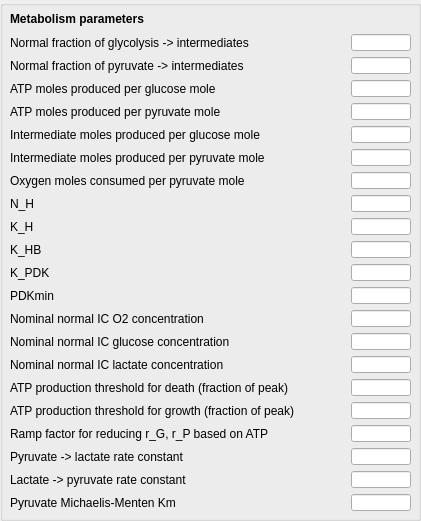
           <widget class="QGroupBox" name="groupBox_metabolism">
            <property name="geometry">
             <rect>
              <x>530</x>
              <y>10</y>
              <width>421</width>
              <height>521</height>
             </rect>
            </property>
            <property name="title">
             <string/>
            </property>
            <widget class="QWidget" name="gridLayoutWidget_8">
             <property name="geometry">
              <rect>
               <x>10</x>
               <y>10</y>
               <width>401</width>
               <height>501</height>
              </rect>
             </property>
             <layout class="QGridLayout" name="gridLayout_4">
              <item row="3" column="1">
               <widget class="QLineEdit" name="line_N_GA_1">
                <property name="maximumSize">
                 <size>
                  <width>60</width>
                  <height>17</height>
                 </size>
                </property>
                <property name="alignment">
                 <set>Qt::AlignRight|Qt::AlignTrailing|Qt::AlignVCenter</set>
                </property>
               </widget>
              </item>
              <item row="3" column="0">
               <widget class="QMyLabel" name="label_N_GA_1">
                <property name="text">
                 <string>ATP moles produced per glucose mole</string>
                </property>
               </widget>
              </item>
              <item row="0" column="0">
               <widget class="QLabel" name="alabel_metab_params">
                <property name="font">
                 <font>
                  <weight>75</weight>
                  <bold>true</bold>
                 </font>
                </property>
                <property name="text">
                 <string>Metabolism parameters</string>
                </property>
               </widget>
              </item>
              <item row="4" column="1">
               <widget class="QLineEdit" name="line_N_PA_1">
                <property name="maximumSize">
                 <size>
                  <width>60</width>
                  <height>17</height>
                 </size>
                </property>
                <property name="alignment">
                 <set>Qt::AlignRight|Qt::AlignTrailing|Qt::AlignVCenter</set>
                </property>
               </widget>
              </item>
              <item row="5" column="1">
               <widget class="QLineEdit" name="line_N_GI_1">
                <property name="maximumSize">
                 <size>
                  <width>60</width>
                  <height>17</height>
                 </size>
                </property>
                <property name="alignment">
                 <set>Qt::AlignRight|Qt::AlignTrailing|Qt::AlignVCenter</set>
                </property>
               </widget>
              </item>
              <item row="6" column="1">
               <widget class="QLineEdit" name="line_N_PI_1">
                <property name="maximumSize">
                 <size>
                  <width>60</width>
                  <height>17</height>
                 </size>
                </property>
                <property name="alignment">
                 <set>Qt::AlignRight|Qt::AlignTrailing|Qt::AlignVCenter</set>
                </property>
               </widget>
              </item>
              <item row="7" column="1">
               <widget class="QLineEdit" name="line_N_PO_1">
                <property name="maximumSize">
                 <size>
                  <width>60</width>
                  <height>17</height>
                 </size>
                </property>
                <property name="alignment">
                 <set>Qt::AlignRight|Qt::AlignTrailing|Qt::AlignVCenter</set>
                </property>
               </widget>
              </item>
              <item row="4" column="0">
               <widget class="QMyLabel" name="label_N_PA_1">
                <property name="text">
                 <string>ATP moles produced per pyruvate mole</string>
                </property>
               </widget>
              </item>
              <item row="5" column="0">
               <widget class="QMyLabel" name="label_N_GI_1">
                <property name="text">
                 <string>Intermediate moles produced per glucose mole</string>
                </property>
               </widget>
              </item>
              <item row="6" column="0">
               <widget class="QMyLabel" name="label_N_PI_1">
                <property name="text">
                 <string>Intermediate moles produced per pyruvate mole</string>
                </property>
               </widget>
              </item>
              <item row="7" column="0">
               <widget class="QMyLabel" name="label_N_PO_1">
                <property name="text">
                 <string>Oxygen moles consumed per pyruvate mole</string>
                </property>
               </widget>
              </item>
              <item row="8" column="1">
               <widget class="QLineEdit" name="line_K_H1_1">
                <property name="maximumSize">
                 <size>
                  <width>60</width>
                  <height>17</height>
                 </size>
                </property>
                <property name="alignment">
                 <set>Qt::AlignRight|Qt::AlignTrailing|Qt::AlignVCenter</set>
                </property>
               </widget>
              </item>
              <item row="9" column="1">
               <widget class="QLineEdit" name="line_K_H2_1">
                <property name="maximumSize">
                 <size>
                  <width>60</width>
                  <height>17</height>
                 </size>
                </property>
                <property name="alignment">
                 <set>Qt::AlignRight|Qt::AlignTrailing|Qt::AlignVCenter</set>
                </property>
               </widget>
              </item>
              <item row="10" column="1">
               <widget class="QLineEdit" name="line_K_HB_1">
                <property name="maximumSize">
                 <size>
                  <width>60</width>
                  <height>17</height>
                 </size>
                </property>
                <property name="alignment">
                 <set>Qt::AlignRight|Qt::AlignTrailing|Qt::AlignVCenter</set>
                </property>
               </widget>
              </item>
              <item row="8" column="0">
               <widget class="QMyLabel" name="label_K_H1_1">
                <property name="text">
                 <string>N_H</string>
                </property>
               </widget>
              </item>
              <item row="9" column="0">
               <widget class="QMyLabel" name="label_K_H2_1">
                <property name="text">
                 <string>K_H</string>
                </property>
               </widget>
              </item>
              <item row="10" column="0">
               <widget class="QMyLabel" name="label_K_HB_1">
                <property name="text">
                 <string>K_HB</string>
                </property>
               </widget>
              </item>
              <item row="16" column="1">
               <widget class="QLineEdit" name="line_ATP_S_1">
                <property name="maximumSize">
                 <size>
                  <width>60</width>
                  <height>17</height>
                 </size>
                </property>
                <property name="alignment">
                 <set>Qt::AlignRight|Qt::AlignTrailing|Qt::AlignVCenter</set>
                </property>
               </widget>
              </item>
              <item row="19" column="1">
               <widget class="QLineEdit" name="line_K_PL_1">
                <property name="maximumSize">
                 <size>
                  <width>60</width>
                  <height>17</height>
                 </size>
                </property>
                <property name="alignment">
                 <set>Qt::AlignRight|Qt::AlignTrailing|Qt::AlignVCenter</set>
                </property>
               </widget>
              </item>
              <item row="20" column="1">
               <widget class="QLineEdit" name="line_K_LP_1">
                <property name="maximumSize">
                 <size>
                  <width>60</width>
                  <height>17</height>
                 </size>
                </property>
                <property name="alignment">
                 <set>Qt::AlignRight|Qt::AlignTrailing|Qt::AlignVCenter</set>
                </property>
               </widget>
              </item>
              <item row="16" column="0">
               <widget class="QMyLabel" name="label_ATP_S_1">
                <property name="text">
                 <string>ATP production threshold for death (fraction of peak)</string>
                </property>
               </widget>
              </item>
              <item row="19" column="0">
               <widget class="QMyLabel" name="label_K_PL_1">
                <property name="text">
                 <string>Pyruvate -&gt; lactate rate constant</string>
                </property>
               </widget>
              </item>
              <item row="20" column="0">
               <widget class="QMyLabel" name="label_K_LP_1">
                <property name="text">
                 <string>Lactate -&gt; pyruvate rate constant</string>
                </property>
               </widget>
              </item>
              <item row="11" column="0">
               <widget class="QMyLabel" name="label_K_PDK_1">
                <property name="text">
                 <string>K_PDK</string>
                </property>
               </widget>
              </item>
              <item row="11" column="1">
               <widget class="QLineEdit" name="line_K_PDK_1">
                <property name="maximumSize">
                 <size>
                  <width>60</width>
                  <height>17</height>
                 </size>
                </property>
                <property name="alignment">
                 <set>Qt::AlignRight|Qt::AlignTrailing|Qt::AlignVCenter</set>
                </property>
               </widget>
              </item>
              <item row="21" column="0">
               <widget class="QMyLabel" name="label_PYRUVATE_MM_KM_1">
                <property name="font">
                 <font>
                  <weight>50</weight>
                  <bold>false</bold>
                 </font>
                </property>
                <property name="text">
                 <string>Pyruvate Michaelis-Menten Km</string>
                </property>
               </widget>
              </item>
              <item row="21" column="1">
               <widget class="QLineEdit" name="line_PYRUVATE_MM_KM_1">
                <property name="maximumSize">
                 <size>
                  <width>60</width>
                  <height>17</height>
                 </size>
                </property>
                <property name="alignment">
                 <set>Qt::AlignRight|Qt::AlignTrailing|Qt::AlignVCenter</set>
                </property>
               </widget>
              </item>
              <item row="12" column="0">
               <widget class="QMyLabel" name="label_PDKMIN_1">
                <property name="text">
                 <string>PDKmin</string>
                </property>
               </widget>
              </item>
              <item row="12" column="1">
               <widget class="QLineEdit" name="line_PDKMIN_1">
                <property name="maximumSize">
                 <size>
                  <width>60</width>
                  <height>17</height>
                 </size>
                </property>
                <property name="alignment">
                 <set>Qt::AlignRight|Qt::AlignTrailing|Qt::AlignVCenter</set>
                </property>
               </widget>
              </item>
              <item row="13" column="1">
               <widget class="QLineEdit" name="line_C_O2_NORM_1">
                <property name="enabled">
                 <bool>true</bool>
                </property>
                <property name="maximumSize">
                 <size>
                  <width>60</width>
                  <height>17</height>
                 </size>
                </property>
                <property name="alignment">
                 <set>Qt::AlignRight|Qt::AlignTrailing|Qt::AlignVCenter</set>
                </property>
               </widget>
              </item>
              <item row="13" column="0">
               <widget class="QMyLabel" name="label_C_O2_NORM_1">
                <property name="enabled">
                 <bool>true</bool>
                </property>
                <property name="text">
                 <string>Nominal normal IC O2 concentration</string>
                </property>
               </widget>
              </item>
              <item row="14" column="1">
               <widget class="QLineEdit" name="line_C_G_NORM_1">
                <property name="enabled">
                 <bool>true</bool>
                </property>
                <property name="maximumSize">
                 <size>
                  <width>60</width>
                  <height>17</height>
                 </size>
                </property>
                <property name="alignment">
                 <set>Qt::AlignRight|Qt::AlignTrailing|Qt::AlignVCenter</set>
                </property>
               </widget>
              </item>
              <item row="14" column="0">
               <widget class="QMyLabel" name="label_C_G_NORM_1">
                <property name="enabled">
                 <bool>true</bool>
                </property>
                <property name="text">
                 <string>Nominal normal IC glucose concentration</string>
                </property>
               </widget>
              </item>
              <item row="15" column="1">
               <widget class="QLineEdit" name="line_C_L_NORM_1">
                <property name="enabled">
                 <bool>true</bool>
                </property>
                <property name="maximumSize">
                 <size>
                  <width>60</width>
                  <height>17</height>
                 </size>
                </property>
                <property name="alignment">
                 <set>Qt::AlignRight|Qt::AlignTrailing|Qt::AlignVCenter</set>
                </property>
               </widget>
              </item>
              <item row="15" column="0">
               <widget class="QMyLabel" name="label_C_L_NORM_1">
                <property name="enabled">
                 <bool>true</bool>
                </property>
                <property name="text">
                 <string>Nominal normal IC lactate concentration</string>
                </property>
               </widget>
              </item>
              <item row="17" column="1">
               <widget class="QLineEdit" name="line_ATP_G_1">
                <property name="maximumSize">
                 <size>
                  <width>60</width>
                  <height>17</height>
                 </size>
                </property>
                <property name="alignment">
                 <set>Qt::AlignRight|Qt::AlignTrailing|Qt::AlignVCenter</set>
                </property>
               </widget>
              </item>
              <item row="17" column="0">
               <widget class="QMyLabel" name="label_ATP_G_1">
                <property name="text">
                 <string>ATP production threshold for growth (fraction of peak)</string>
                </property>
               </widget>
              </item>
              <item row="18" column="1">
               <widget class="QLineEdit" name="line_ATP_RAMP_1">
                <property name="maximumSize">
                 <size>
                  <width>60</width>
                  <height>17</height>
                 </size>
                </property>
                <property name="alignment">
                 <set>Qt::AlignRight|Qt::AlignTrailing|Qt::AlignVCenter</set>
                </property>
               </widget>
              </item>
              <item row="18" column="0">
               <widget class="QMyLabel" name="label_ATP_RAMP_1">
                <property name="text">
                 <string>Ramp factor for reducing r_G, r_P based on ATP</string>
                </property>
               </widget>
              </item>
              <item row="2" column="1">
               <widget class="QLineEdit" name="line_F_PNORM_1">
                <property name="maximumSize">
                 <size>
                  <width>60</width>
                  <height>17</height>
                 </size>
                </property>
                <property name="alignment">
                 <set>Qt::AlignRight|Qt::AlignTrailing|Qt::AlignVCenter</set>
                </property>
               </widget>
              </item>
              <item row="1" column="1">
               <widget class="QLineEdit" name="line_F_GNORM_1">
                <property name="maximumSize">
                 <size>
                  <width>60</width>
                  <height>17</height>
                 </size>
                </property>
                <property name="alignment">
                 <set>Qt::AlignRight|Qt::AlignTrailing|Qt::AlignVCenter</set>
                </property>
               </widget>
              </item>
              <item row="1" column="0">
               <widget class="QLabel" name="label_F_GNORM_1">
                <property name="text">
                 <string>Normal fraction of glycolysis -&gt; intermediates</string>
                </property>
               </widget>
              </item>
              <item row="2" column="0">
               <widget class="QLabel" name="label_F_PNORM_1">
                <property name="text">
                 <string>Normal fraction of pyruvate -&gt; intermediates</string>
                </property>
               </widget>
              </item>
             </layout>
            </widget>
           </widget>
